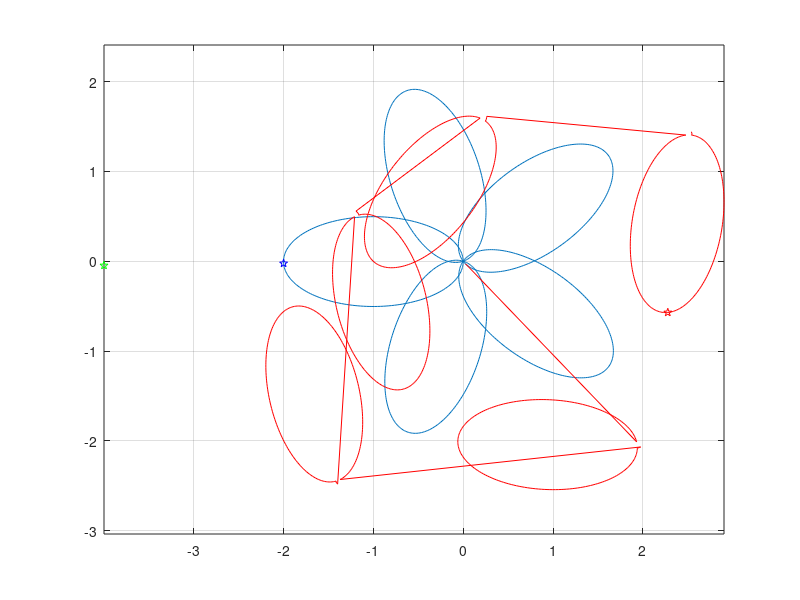

Source code (MATLAB):
% %%%%%%FUNCTION DESCRIPTION
% %This file is designed to test plotting ellipses
% %It is meant for envisioning what an image or path will look like
% %%%%%%%%%%%%%%%%%%%%%%%%%
% 
% %Math from http://stackoverflow.com/questions/29367548/how-to-apply-rotation-to-an-ellipse-defined-by-center-and-axis-lengths
% 
% %parameters
% majorAxis = 2;
% minorAxis = 1;
% centerX = 0;
% centerY = 0;
% circleAxis = .1;
% 
% orientation = -120;
% 
% %setup
% theta = linspace(0,2*pi,1000);
% orientation=orientation*pi/180;
% 
% %Plot a central circle)
% circlex = (circleAxis/2) * sin(theta) + centerX;
% circley = (circleAxis/2) * cos(theta) + centerY;
% 
% %Plot an ellipse
% x = (majorAxis/2) * sin(theta) + centerX;
% y = (minorAxis/2) * cos(theta) + centerY;
% 
% x2 = (x-centerX)*cos(orientation) - (y-centerY)*sin(orientation) + centerX;
% y2 = (x-centerX)*sin(orientation) + (y-centerY)*cos(orientation) + centerY;
% 
% %Push out a bit (the edge should hit the origin; you'll see what I mean)
% for m = 1:numel(x2)
%     xx2(m) = x2(m) + (x2(round(numel(x2)*.75)) *1);
%     yy2(m) = y2(m) + (y2(round(numel(y2)*.75)) *1);
% end
% 
% %Second ellipse
% orientation3 = 15;
% orientation3=orientation3*pi/180;
% 
% x3 = (x-centerX)*cos(orientation3) - (y-centerY)*sin(orientation3) + centerX;
% y3 = (x-centerX)*sin(orientation3) + (y-centerY)*cos(orientation3) + centerY;
% 
% %Push out a bit (the edge should hit the origin; you'll see what I mean)
% for m = 1:numel(x3)
%     xx3(m) = x3(m) + (x3(round(numel(x3)*.75)) *1);
%     yy3(m) = y3(m) + (y3(round(numel(y3)*.75)) *1);
% end
% 
% % For plotting basic ellipses
% % plot(x2,y2,circlex,circley,'--', x3,y3,'g', xx3,yy3,'m', xx2,yy2,'c')
% % axis equal
% % grid


%%%%%%%NEXT
%I'm gonna work on the for-loop point creation
numberOfLoops = 5;
numberOfFrames = 200;
xpoints = [];
ypoints = [];
majorAxis = 2;
minorAxis = 1;
centerX = 0;
centerY = 0;
theta = linspace(0,2*pi,numberOfFrames);
%The orientation starts at 0, and ends at 360-360/numberOfLoops
%This is to it doesn't make a complete circle, which would have two
%overlapping ellipses.
orientation = linspace(0,360-round(360/numberOfLoops),numberOfLoops);


for i = 1:numberOfLoops
    %orientation calculated from above
    loopOri=orientation(i)*pi/180;

    %Start with the basic, unrotated ellipse
    initx = (majorAxis/2) * sin(theta) + centerX;
    inity = (minorAxis/2) * cos(theta) + centerY;

    %Then rotate it
    x = (initx-centerX)*cos(loopOri) - (inity-centerY)*sin(loopOri) + centerX;
    y = (initx-centerX)*sin(loopOri) + (inity-centerY)*cos(loopOri) + centerY;

    %then push it out based on the rotation
    for m = 1:numel(x)
        x2(m) = x(m) + (x(round(numel(x)*.75)) *1);
        y2(m) = y(m) + (y(round(numel(y)*.75)) *1);
    end

    %It doesn't start from the right part of the ellipse, so I'm gonna
    %shuffle it around so it does. (this is important I promise)  
    %It also adds in some extra frames to smooth the transition between
    %ellipses
    start = round((numberOfFrames)/4);
    x3 = [x2(start:numberOfFrames) x2(1:start)];
    y3 = [y2(start:numberOfFrames) y2(1:start)];

    %Finally, accumulate the points in full points arrays for easy graphing
    %and drawing
    xpoints = [xpoints x3];
    ypoints = [ypoints y3];
end

% plot(xpoints, ypoints)
% axis equal
% grid


%%%%%ROTATION
minSpace = 10;


halfLoop = floor(numberOfFrames/2);
totalpoints = length(xpoints);
% %Breaks = linspace(totalpoints/numberOfLoops+1, totalpoints+1, numberOfLoops);
% numberOfBreaks = numberOfLoops - 1;
% E = totalpoints-(numberOfBreaks-2)*minSpace;
% 
% ro = rand(numberOfBreaks+1,1);
% rn = E*ro(1:numberOfBreaks)/sum(ro);
% 
% s = minSpace*ones(numberOfBreaks,1)+rn;
% 
% Breaks=cumsum(s)-1;
% 
% Breaks = reshape(Breaks, 1, length(Breaks));
% Breaks = arrayfun(@(x) round(x),Breaks);
% Breaks = [Breaks totalpoints];


start = randi(totalpoints);
new_xpoints = [xpoints(start:totalpoints) xpoints(1:start)];
new_ypoints = [ypoints(start:totalpoints) ypoints(1:start)];
Breaks = linspace(totalpoints/numberOfLoops, totalpoints+1, numberOfLoops);
Breaks = arrayfun(@(x) round(x),Breaks);

xx = new_xpoints;
yy = new_ypoints;
nx = new_xpoints;
ny = new_ypoints;

petalnum = 0;

for b=Breaks
   if start < b
       break
   else
       petalnum = petalnum + 1;
   end
end


%In this process, I wind up copying things because I might back up to a
%different point, and I don't want my calculations to mess with each other.
%(like, if I change a point, I want the calculations for future points to
%be calculated from the static previous graph, and not from any changes I
%just made.

%So, I have a couple variables that are just copies of the point sets. It's
%important, I promise.

%Move to origin
for m = 1:totalpoints-1
    if any(m==Breaks)
        petalnum = petalnum+1;
        if petalnum >= numberOfLoops
            petalnum = 0;
        end
    end
    if m == 100
        disp(nx(m))
        disp(xpoints(halfLoop + (numberOfFrames * petalnum))/2)
    end
    nx(m) = xx(m) - xpoints(halfLoop + (numberOfFrames * petalnum))/2;
    ny(m) = yy(m) - ypoints(halfLoop + (numberOfFrames * petalnum))/2;
    if m == 100
        disp(nx(m))
    end
end

%rotate
copy_nx = nx;
copy_ny = ny;
f = randi(360);

for m = 1:totalpoints-1
    if any(m == Breaks)
        f = randi(360);
    end 
    copy_nx(m) = nx(m)*cos(f) - ny(m)*sin(f);
    copy_ny(m) = ny(m)*cos(f) + nx(m)*sin(f);
end

%push out based on tip direction
final_xpoints = copy_nx;
final_ypoints = copy_ny;
petalnum = 0;

for b=Breaks
   if start < b
       break
   else
       petalnum = petalnum + 1;
   end
end

for m = 1:totalpoints-1
    if any(m == Breaks)
        petalnum = petalnum + 1;
        if petalnum >= numberOfLoops
            petalnum = 0;
        end
    end

    final_xpoints(m) = copy_nx(m) + (xpoints(halfLoop + (numberOfFrames * petalnum)) *1);
    final_ypoints(m) = copy_ny(m) + (ypoints(halfLoop + (numberOfFrames * petalnum)) *1);
end

% scale=144;
% xCenter = 1280;
% yCenter = 720;

% xpoints = (xpoints .* scale) + xCenter;
% ypoints = (ypoints .* scale) + yCenter;
% final_xpoints = (final_xpoints .* scale) + xCenter;
% final_ypoints = (final_ypoints .* scale) + yCenter;

testpoint = 100;
plot(xpoints, ypoints, final_xpoints, final_ypoints, 'r', xpoints(testpoint), ypoints(testpoint), 'bp',... 
final_xpoints(testpoint), final_ypoints(testpoint), 'rp', xpoints(testpoint)*2, ypoints(testpoint)*2, 'gp')
axis equal
grid